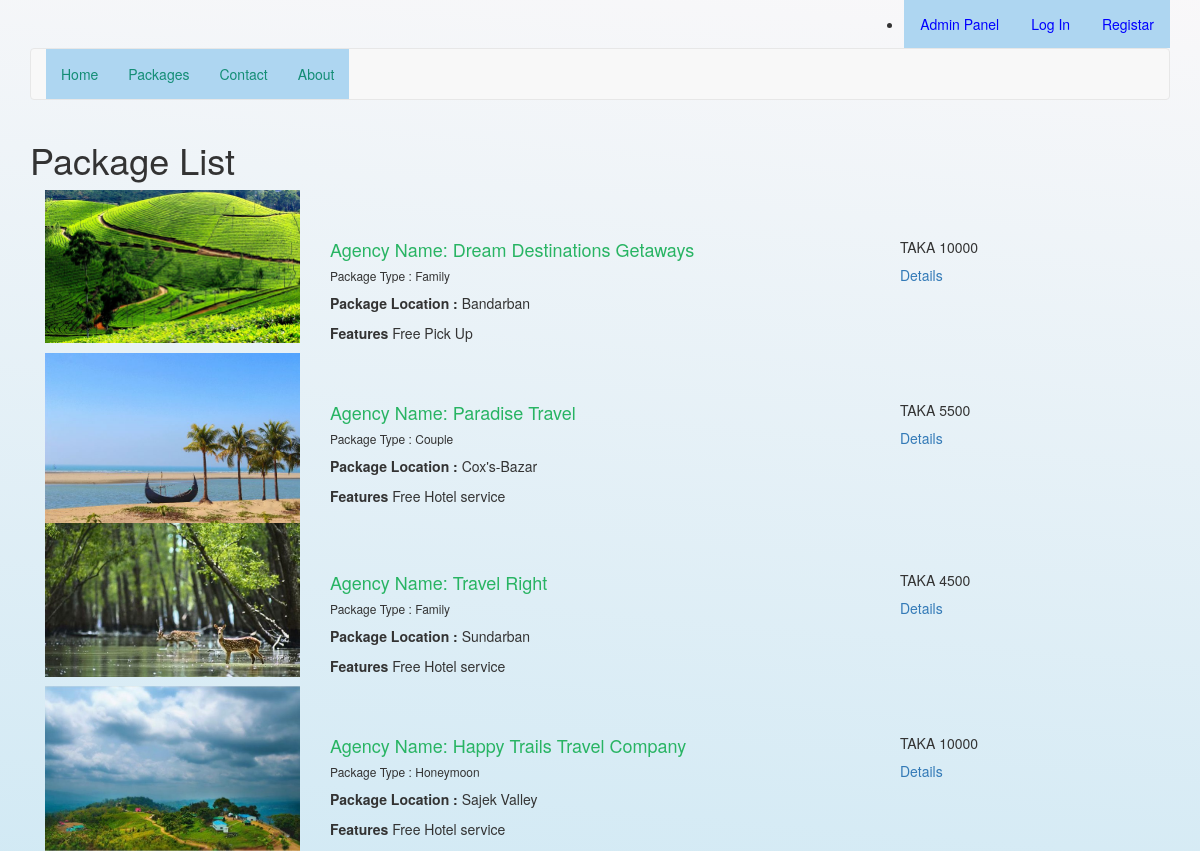
The app's page /package-list.php with its own data.
### tables this page shows
CREATE TABLE `tbltourpackages` (
  `PackageId` int(11) NOT NULL,
  `PackageName` varchar(200) NOT NULL,
  `PackageType` varchar(150) NOT NULL,
  `PackageLocation` varchar(100) NOT NULL,
  `PackagePrice` int(11) NOT NULL,
  `PackageFetures` varchar(255) NOT NULL,
  `PackageDetails` mediumtext NOT NULL,
  `PackageImage` varchar(100) NOT NULL,
  `Creationdate` timestamp NOT NULL DEFAULT CURRENT_TIMESTAMP,
  `UpdationDate` timestamp NULL DEFAULT '0000-00-00 00:00:00' ON UPDATE CURRENT_TIMESTAMP
);

### package-list.php (the view, shortened to what this page needs)
<?php
include('includes/config.php');
?>
<!DOCTYPE HTML>
<html>
<head>
<link href="css/bootstrap.css" rel='stylesheet' type='text/css' />
</head>
<body background="qqq.svg">
<?php include('includes/header.php');?>
<div class="banner-3">
	<div class="container">
		<h1 > Package List</h1>
	</div>
</div>
<div class="rooms">
	<div class="container">
		<div class="room-bottom">
<?php $sql = "SELECT * from tbltourpackages";
$query = $dbh->prepare($sql);
$query->execute();
$results=$query->fetchAll(PDO::FETCH_OBJ);
if($query->rowCount() > 0)
{
foreach($results as $result)
{	?>
			<div class="rom-btm">
				<div class="col-md-3 room-left wow fadeInLeft animated" data-wow-delay=".5s">
					<img src="admin/pacakgeimages/<?php echo htmlentities($result->PackageImage);?>" class="img-responsive" alt="">
				</div><br><br>
				<div class="col-md-6 room-midle wow fadeInUp animated" data-wow-delay=".5s">
					<h4 style="color:#28B463 ;">Agency Name: <?php echo htmlentities($result->PackageName);?></h4>
					<h6>Package Type : <?php echo htmlentities($result->PackageType);?></h6>
					<p><b>Package Location :</b> <?php echo htmlentities($result->PackageLocation);?></p>
					<p><b>Features</b> <?php echo htmlentities($result->PackageFetures);?></p>
				</div>
				<div class="col-md-3 room-right wow fadeInRight animated" data-wow-delay=".5s">
					<h5>TAKA <?php echo htmlentities($result->PackagePrice);?></h5>
					<a href="package-details.php?pkgid=<?php echo htmlentities($result->PackageId);?>" class="view">Details</a>
				</div>
				<div class="clearfix"></div>
			</div>
<?php }} ?>
		</div>
	</div>
</div>
</body>
</html>

### includes/header.php (shortened to what this page needs)
<?php if($_SESSION['login'])
{?>
<div class="top-header">
	<div class="container">
<link href="mystyle.css" rel='stylesheet' type='text/css' />
	<ul  data-wow-delay=".5s">
				<li><a href="logout.php" >Logout</a></li>
			<li><a href="profile.php">My Profile</a></li>
				<li><a href="change-password.php">Update Password</a></li>
			<li ><a href="tour-history.php">My Tour</a></li>
				<li ><a href="index.php">Home</a></li>
		</ul>
		<ul data-wow-delay=".5s">
        </ul>
		<div class="clearfix"></div>
	</div>
</div><?php } else {?>
<div class="top-header">
	<div class="container">
<link href="mystyle.css" rel='stylesheet' type='text/css' />
<ul >
  <li ><a href="#" data-toggle="modal" data-target="#myModal" >Registar</a></li>
			<li class="log"><a href="#" data-toggle="modal" data-target="#myModal4" >Log In</a></li>
				<li class="hm"><a href="admin/index.php">Admin Panel</a></li>
</ul>
		<div class="clearfix"></div>
	</div>
</div>
<?php }?>
<div class="footer-btm wow fadeInLeft animated" data-wow-delay=".5s">
	<div class="container">
	<div class="navigation">
			<nav class="navbar navbar-default">
				<div class="collapse navbar-collapse nav-wil" id="bs-example-navbar-collapse-1">
					<nav class="cl-effect-1">
						<ul class="nav navbar-nav">
							<li><a href="index.php">Home</a></li>
								<li><a href="package-list.php">Packages</a></li>
								<?php if($_SESSION['login'])
{?>
								<?php } else { ?>
								<li><a href="enquiry.php"> Contact</a>  </li>
								<li><a href="page.php?type=aboutus">About</a></li>
								<?php } ?>
						</ul>
					</nav>
				</div>
			</nav>
		</div>
	</div>
</div>

### mystyle.css (style rules this page uses)
li { float: right; background: #AED6F1; }
li a { display: block; color: blue; text-align: center; padding: 14px 16px; text-decoration: none; }

### records on screen
tbltourpackages: PackageImage (picture), PackageName "Dream Destinations Getaways", PackageType "Family", PackageLocation "Bandarban", PackageFetures "Free Pick Up", PackagePrice "10000"
tbltourpackages: PackageImage (picture), PackageName "Paradise Travel", PackageType "Couple", PackageLocation "Cox's-Bazar", PackageFetures "Free Hotel service", PackagePrice "5500"
tbltourpackages: PackageImage (picture), PackageName "Travel Right", PackageType "Family", PackageLocation "Sundarban", PackageFetures "Free Hotel service", PackagePrice "4500"
tbltourpackages: PackageImage (picture), PackageName "Happy Trails Travel Company", PackageType "Honeymoon", PackageLocation "Sajek Valley", PackageFetures "Free Hotel service", PackagePrice "10000"
